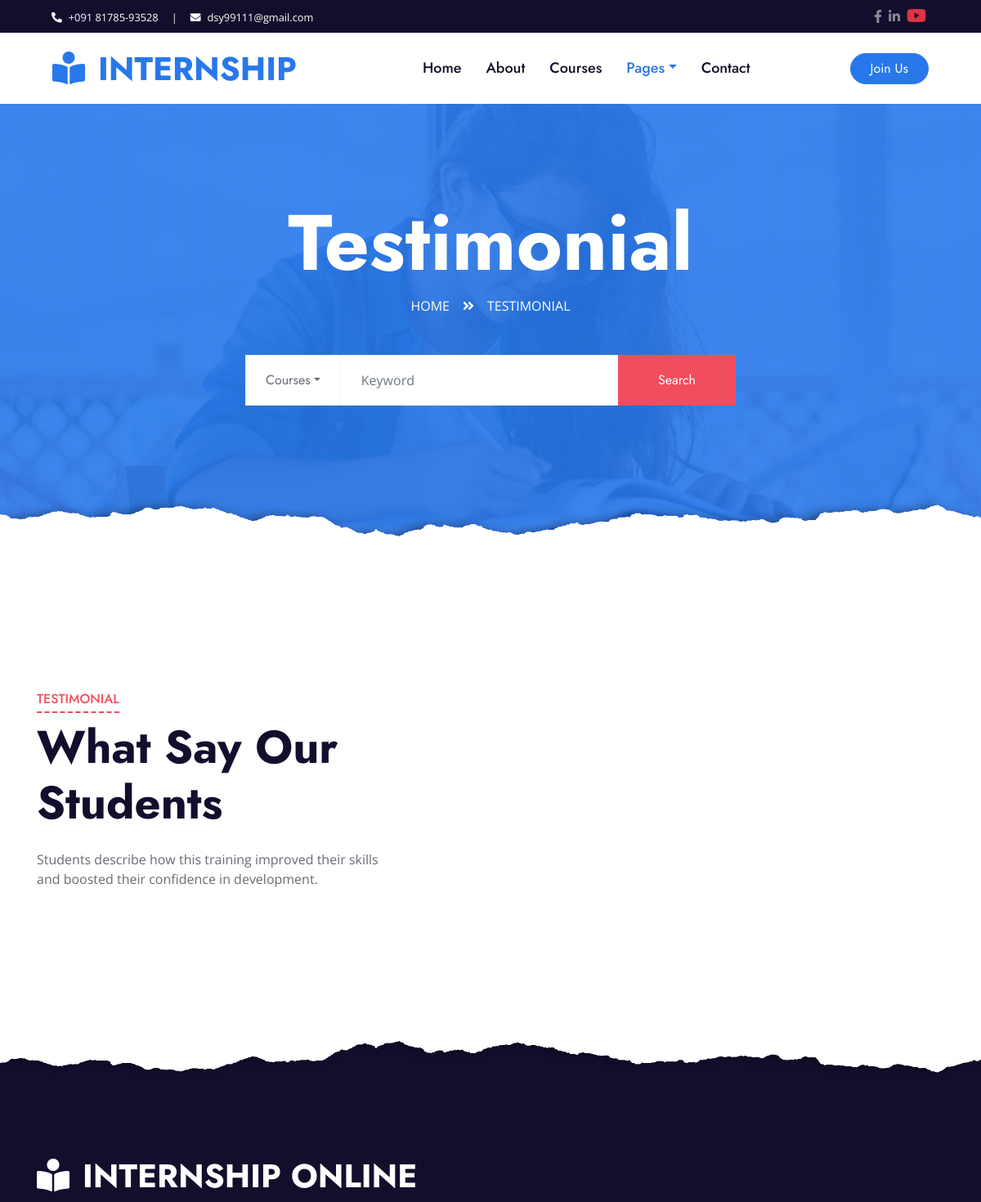
The app's page /testimonial/ (upper part), older data.
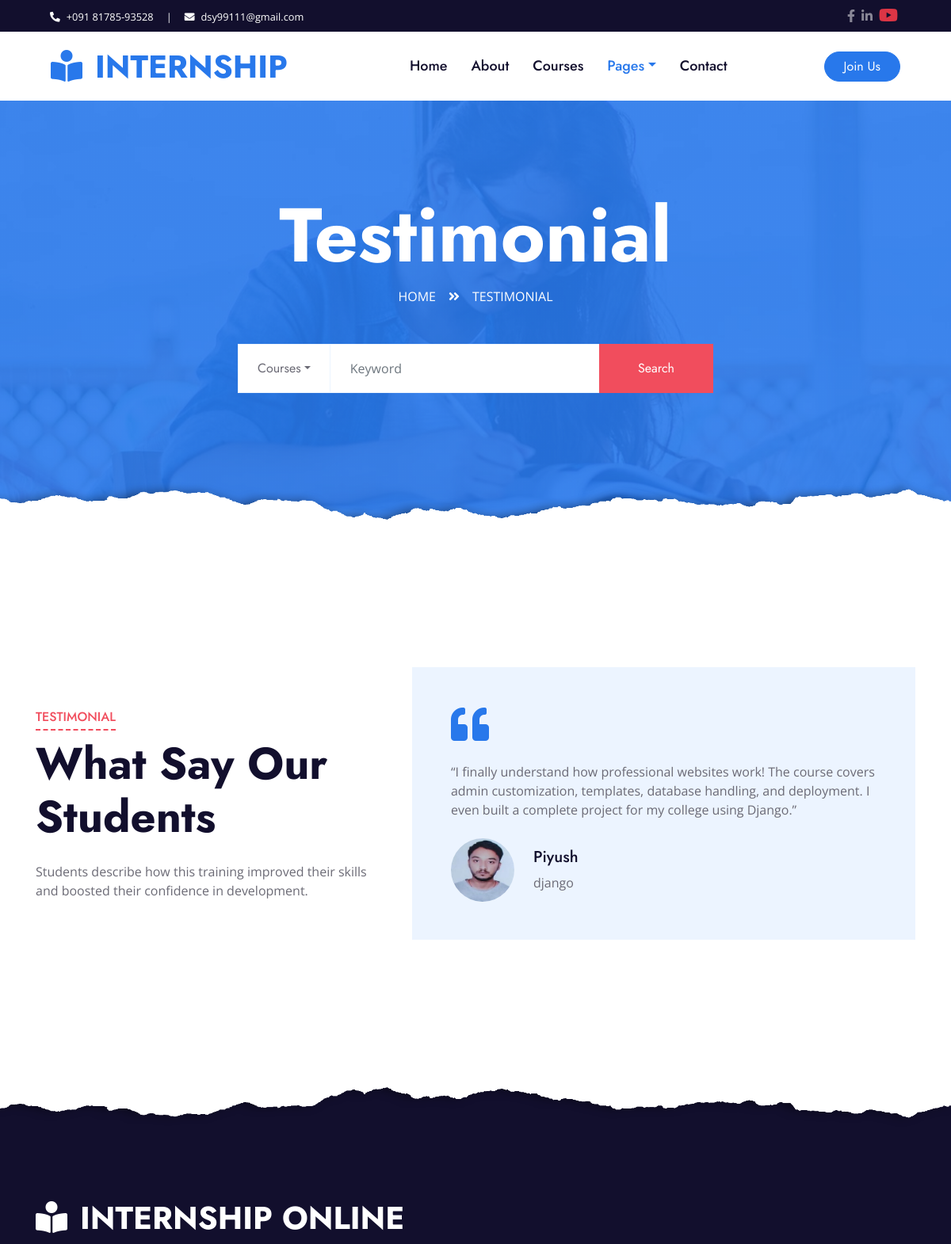
The same page, newer data.
### internshipmain/models.py (models this page shows, shortened)
class Testimonial(models.Model):
    name = models.CharField(max_length=200)
    course = models.CharField(max_length=200)
    message = models.TextField()
    image = models.ImageField(upload_to="testimonials/", blank=True, null=True)
    created_at = models.DateTimeField(auto_now_add=True)

### internshipmain/views.py (the view)
# urls.py: path('testimonial/', views.testimonial, name='testimonial'),  # ✅ Added
def testimonial(request):
    testimonials = Testimonial.objects.all()
    return render(request, 'internshipmain/testimonial.html', {'testimonials': testimonials})

### internshipmain/templates/internshipmain/testimonial.html (shortened to what the changed rows need)
{% load static %}
<!DOCTYPE html>
<html lang="en">
<head>
    <link href="https://cdnjs.cloudflare.com/ajax/libs/font-awesome/5.10.0/css/all.min.css" rel="stylesheet">
    <link href="{% static 'lib/owlcarousel/assets/owl.carousel.min.css' %}" rel="stylesheet">
    <link href="{% static 'css/style.css' %}" rel="stylesheet">
</head>
<body>
    <div class="container-fluid p-0">
        <nav class="navbar navbar-expand-lg bg-white navbar-light py-3 py-lg-0 px-lg-5">
            <a href="{% url 'home' %}" class="navbar-brand ml-lg-3">
                <h1 class="m-0 text-uppercase text-primary"><i class="fa fa-book-reader mr-3"></i>Internship</h1>
            </a>
        </nav>
    </div>
    <div class="jumbotron jumbotron-fluid page-header position-relative overlay-bottom" style="margin-bottom: 90px;">
        <div class="container text-center py-5">
            <h1 class="text-white display-1">Testimonial</h1>
        </div>
    </div>
    <div class="container-fluid py-5">
        <div class="container py-5">
            <div class="row align-items-center">
                <div class="col-lg-5 mb-5 mb-lg-0">
                    <div class="section-title position-relative mb-4">
                        <h1 class="display-4">What Say Our Students</h1>
                    </div>
                </div>
                <div class="col-lg-7">
                    <div class="owl-carousel testimonial-carousel">
    {% for t in testimonials %}
    <div class="bg-light p-5">
        <i class="fa fa-3x fa-quote-left text-primary mb-4"></i>
        <p>{{ t.message }}</p>
        <div class="d-flex flex-shrink-0 align-items-center mt-4">
            {% if t.image %}
                <img class="img-fluid mr-4"
                     src="{{ t.image.url }}"
                     alt="{{ t.name }}"
                     style="width: 80px; height: 80px; border-radius: 50%;">
            {% else %}
                <img class="img-fluid mr-4"
                     src="{% static 'img/default-user.png' %}"
                     alt=""
                     style="width: 80px; height: 80px; border-radius: 50%;">
            {% endif %}
            <div>
                <h5>{{ t.name }}</h5>
                <span>{{ t.course }}</span>
            </div>
        </div>
    </div>
    {% endfor %}
</div>
                </div>
            </div>
        </div>
    </div>
    <div class="container-fluid position-relative overlay-top bg-dark text-white-50 py-5" style="margin-top: 90px;">
        <div class="container mt-5 pt-5">
            <div class="row">
                <div class="col-md-6 mb-5">
                    <a href="{% url 'home' %}" class="navbar-brand">
                        <h1 class="mt-n2 text-uppercase text-white"><i class="fa fa-book-reader mr-3"></i>Internship Online</h1>
                    </a>
                </div>
            </div>
        </div>
    </div>
</body>
</html>

Row changes from the older to the newer data that the page shows:
added Testimonial: message "“I finally understand how professional websites work! The course covers admin customization, templates, database handling, and deployment. I even built a complete project for my college using Django.”", image (picture), name "Piyush", course "django"
